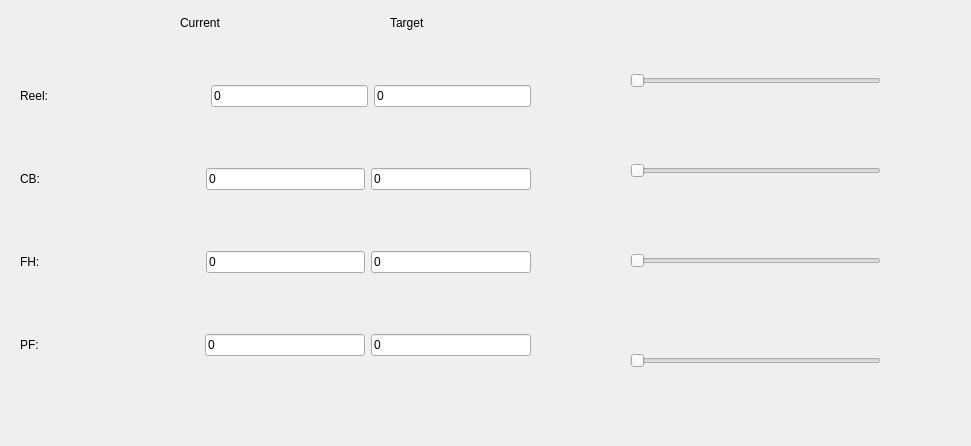
        <widget class="QWidget" name="reapPage">
         <property name="geometry">
          <rect>
           <x>0</x>
           <y>0</y>
           <width>971</width>
           <height>446</height>
          </rect>
         </property>
         <attribute name="label">
          <string>Reap motors</string>
         </attribute>
         <widget class="QWidget" name="layoutWidget">
          <property name="geometry">
           <rect>
            <x>20</x>
            <y>30</y>
            <width>511</width>
            <height>381</height>
           </rect>
          </property>
          <layout class="QVBoxLayout" name="verticalLayout_3">
           <item>
            <layout class="QHBoxLayout" name="horizontalLayout">
             <item>
              <widget class="QLabel" name="label_5">
               <property name="text">
                <string>Reel:</string>
               </property>
              </widget>
             </item>
             <item>
              <spacer name="horizontalSpacer">
               <property name="orientation">
                <enum>Qt::Horizontal</enum>
               </property>
               <property name="sizeHint" stdset="0">
                <size>
                 <width>40</width>
                 <height>20</height>
                </size>
               </property>
              </spacer>
             </item>
             <item>
              <widget class="QLineEdit" name="lineEdit">
               <property name="text">
                <string>0</string>
               </property>
              </widget>
             </item>
             <item>
              <widget class="QLineEdit" name="lineEdit_2">
               <property name="text">
                <string>0</string>
               </property>
              </widget>
             </item>
            </layout>
           </item>
           <item>
            <layout class="QHBoxLayout" name="horizontalLayout_2">
             <item>
              <widget class="QLabel" name="label_6">
               <property name="text">
                <string>CB:</string>
               </property>
              </widget>
             </item>
             <item>
              <spacer name="horizontalSpacer_2">
               <property name="orientation">
                <enum>Qt::Horizontal</enum>
               </property>
               <property name="sizeHint" stdset="0">
                <size>
                 <width>40</width>
                 <height>20</height>
                </size>
               </property>
              </spacer>
             </item>
             <item>
              <widget class="QLineEdit" name="lineEdit_3">
               <property name="text">
                <string>0</string>
               </property>
              </widget>
             </item>
             <item>
              <widget class="QLineEdit" name="lineEdit_6">
               <property name="text">
                <string>0</string>
               </property>
              </widget>
             </item>
            </layout>
           </item>
           <item>
            <layout class="QHBoxLayout" name="horizontalLayout_3">
             <item>
              <widget class="QLabel" name="label_8">
               <property name="text">
                <string>FH:</string>
               </property>
              </widget>
             </item>
             <item>
              <spacer name="horizontalSpacer_3">
               <property name="orientation">
                <enum>Qt::Horizontal</enum>
               </property>
               <property name="sizeHint" stdset="0">
                <size>
                 <width>40</width>
                 <height>20</height>
                </size>
               </property>
              </spacer>
             </item>
             <item>
              <widget class="QLineEdit" name="lineEdit_4">
               <property name="text">
                <string>0</string>
               </property>
              </widget>
             </item>
             <item>
              <widget class="QLineEdit" name="lineEdit_7">
               <property name="text">
                <string>0</string>
               </property>
              </widget>
             </item>
            </layout>
           </item>
           <item>
            <layout class="QHBoxLayout" name="horizontalLayout_4">
             <item>
              <widget class="QLabel" name="label_7">
               <property name="text">
                <string>PF:</string>
               </property>
              </widget>
             </item>
             <item>
              <spacer name="horizontalSpacer_4">
               <property name="orientation">
                <enum>Qt::Horizontal</enum>
               </property>
               <property name="sizeHint" stdset="0">
                <size>
                 <width>40</width>
                 <height>20</height>
                </size>
               </property>
              </spacer>
             </item>
             <item>
              <widget class="QLineEdit" name="lineEdit_5">
               <property name="text">
                <string>0</string>
               </property>
              </widget>
             </item>
             <item>
              <widget class="QLineEdit" name="lineEdit_8">
               <property name="text">
                <string>0</string>
               </property>
              </widget>
             </item>
            </layout>
           </item>
          </layout>
         </widget>
         <widget class="QSlider" name="horizontalSlider">
          <property name="geometry">
           <rect>
            <x>630</x>
            <y>70</y>
            <width>251</width>
            <height>22</height>
           </rect>
          </property>
          <property name="orientation">
           <enum>Qt::Horizontal</enum>
          </property>
         </widget>
         <widget class="QSlider" name="horizontalSlider_2">
          <property name="geometry">
           <rect>
            <x>630</x>
            <y>160</y>
            <width>251</width>
            <height>22</height>
           </rect>
          </property>
          <property name="orientation">
           <enum>Qt::Horizontal</enum>
          </property>
         </widget>
         <widget class="QSlider" name="horizontalSlider_3">
          <property name="geometry">
           <rect>
            <x>630</x>
            <y>250</y>
            <width>251</width>
            <height>22</height>
           </rect>
          </property>
          <property name="orientation">
           <enum>Qt::Horizontal</enum>
          </property>
         </widget>
         <widget class="QSlider" name="horizontalSlider_4">
          <property name="geometry">
           <rect>
            <x>630</x>
            <y>350</y>
            <width>251</width>
            <height>22</height>
           </rect>
          </property>
          <property name="orientation">
           <enum>Qt::Horizontal</enum>
          </property>
         </widget>
         <widget class="QLabel" name="label_27">
          <property name="geometry">
           <rect>
            <x>180</x>
            <y>10</y>
            <width>98</width>
            <height>25</height>
           </rect>
          </property>
          <property name="text">
           <string>Current</string>
          </property>
         </widget>
         <widget class="QLabel" name="label_28">
          <property name="geometry">
           <rect>
            <x>390</x>
            <y>10</y>
            <width>98</width>
            <height>25</height>
           </rect>
          </property>
          <property name="text">
           <string>Target</string>
          </property>
         </widget>
        </widget>
